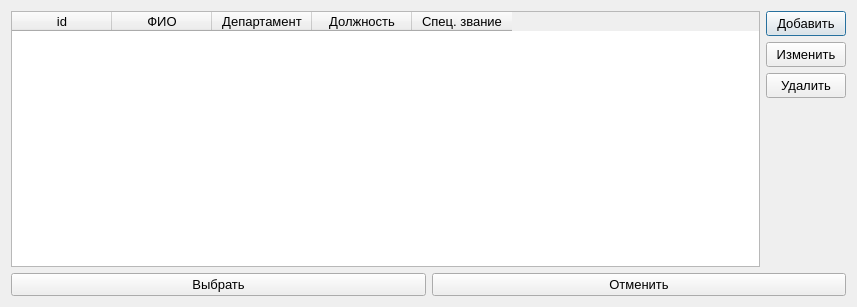
<?xml version="1.0" encoding="UTF-8"?>
<ui version="4.0">
 <class>official_person_choice</class>
 <widget class="QDialog" name="official_person_choice">
  <property name="geometry">
   <rect>
    <x>0</x>
    <y>0</y>
    <width>857</width>
    <height>307</height>
   </rect>
  </property>
  <property name="font">
   <font>
    <pointsize>10</pointsize>
   </font>
  </property>
  <property name="windowTitle">
   <string>Dialog</string>
  </property>
  <layout class="QVBoxLayout" name="verticalLayout_2">
   <item>
    <layout class="QHBoxLayout" name="horizontalLayout_2">
     <item>
      <widget class="QWidget" name="widget" native="true">
       <layout class="QVBoxLayout" name="verticalLayout_4">
        <property name="leftMargin">
         <number>0</number>
        </property>
        <property name="topMargin">
         <number>0</number>
        </property>
        <property name="rightMargin">
         <number>0</number>
        </property>
        <property name="bottomMargin">
         <number>0</number>
        </property>
        <item>
         <widget class="QTableWidget" name="official_person_tw">
          <column>
           <property name="text">
            <string>id</string>
           </property>
          </column>
          <column>
           <property name="text">
            <string>ФИО</string>
           </property>
          </column>
          <column>
           <property name="text">
            <string>Департамент</string>
           </property>
          </column>
          <column>
           <property name="text">
            <string>Должность</string>
           </property>
          </column>
          <column>
           <property name="text">
            <string>Спец. звание</string>
           </property>
          </column>
         </widget>
        </item>
       </layout>
      </widget>
     </item>
     <item>
      <layout class="QVBoxLayout" name="verticalLayout">
       <item>
        <widget class="QPushButton" name="add_pb">
         <property name="sizePolicy">
          <sizepolicy hsizetype="Fixed" vsizetype="Fixed">
           <horstretch>0</horstretch>
           <verstretch>0</verstretch>
          </sizepolicy>
         </property>
         <property name="minimumSize">
          <size>
           <width>75</width>
           <height>25</height>
          </size>
         </property>
         <property name="maximumSize">
          <size>
           <width>100</width>
           <height>25</height>
          </size>
         </property>
         <property name="text">
          <string>Добавить</string>
         </property>
        </widget>
       </item>
       <item>
        <widget class="QPushButton" name="change_pb">
         <property name="sizePolicy">
          <sizepolicy hsizetype="Fixed" vsizetype="Fixed">
           <horstretch>0</horstretch>
           <verstretch>0</verstretch>
          </sizepolicy>
         </property>
         <property name="minimumSize">
          <size>
           <width>75</width>
           <height>25</height>
          </size>
         </property>
         <property name="maximumSize">
          <size>
           <width>100</width>
           <height>25</height>
          </size>
         </property>
         <property name="text">
          <string>Изменить</string>
         </property>
        </widget>
       </item>
       <item>
        <widget class="QPushButton" name="delete_pb">
         <property name="sizePolicy">
          <sizepolicy hsizetype="Fixed" vsizetype="Fixed">
           <horstretch>0</horstretch>
           <verstretch>0</verstretch>
          </sizepolicy>
         </property>
         <property name="minimumSize">
          <size>
           <width>75</width>
           <height>25</height>
          </size>
         </property>
         <property name="maximumSize">
          <size>
           <width>100</width>
           <height>25</height>
          </size>
         </property>
         <property name="text">
          <string>Удалить</string>
         </property>
        </widget>
       </item>
       <item>
        <spacer name="verticalSpacer">
         <property name="orientation">
          <enum>Qt::Vertical</enum>
         </property>
         <property name="sizeHint" stdset="0">
          <size>
           <width>20</width>
           <height>40</height>
          </size>
         </property>
        </spacer>
       </item>
      </layout>
     </item>
    </layout>
   </item>
   <item>
    <layout class="QHBoxLayout" name="horizontalLayout">
     <item>
      <widget class="QPushButton" name="select_pb">
       <property name="text">
        <string>Выбрать</string>
       </property>
      </widget>
     </item>
     <item>
      <widget class="QPushButton" name="cancel_pb">
       <property name="text">
        <string>Отменить</string>
       </property>
      </widget>
     </item>
    </layout>
   </item>
  </layout>
 </widget>
 <tabstops>
  <tabstop>select_pb</tabstop>
  <tabstop>cancel_pb</tabstop>
 </tabstops>
 <resources/>
 <connections/>
</ui>
